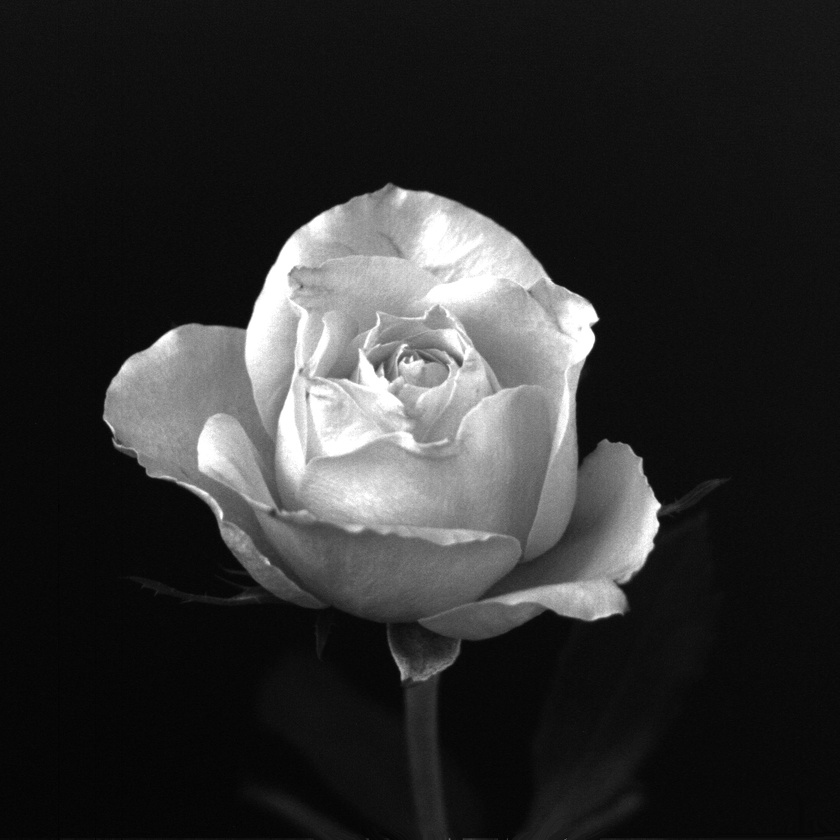
#> input picture EXERCISE4/q1.jpg, 840 x 840 px, shrunk from 1024 x 1024 before the run
$ python 1a.py
#> lines starting #> are read from the running program, lines starting #| are printed output that depends on the picture
import math

import numpy as np

import matplotlib.pyplot as plt

import cv2

from pylab import *


def make_array(num,bits):

	arr=np.zeros((bits,),dtype=int)
	i=bits-1
	while i>=0:
		arr[i]=num%2
		num=num/2
		i=i-1
	return arr


def count_overlap(a,b,bits):
	count=0
	for i in range(bits):
		if a[i]==b[i] and a[i]==1:
			count=count+1
	return count

img=cv2.imread('q1.jpg',0)
#> img is the input picture: shape (840, 840); min 0, max 255, mean 46.8
print("IMAGE")
print(img)
#> (printed output is left out)

WB=np.zeros(img.shape,dtype=float64)

n=img.shape[0]
#> n = 840
bits=int (math.log(n,2))
#> bits = 9

for x in range(n):
	x_t=np.flipud(make_array(x,bits))
	for y in range(n):
		if count_overlap(make_array(y,bits),x_t,bits)%2==0:
			WB[x][y]=1/n
		else:
			WB[x][y]=-1/n
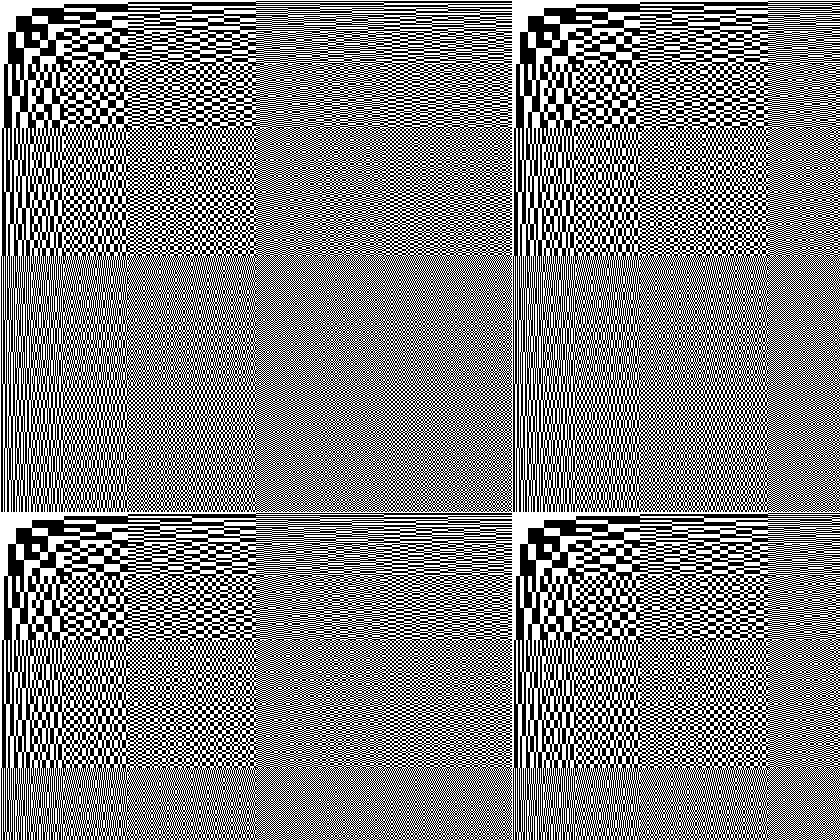
#> WB: shape (840, 840) float64; values -0.00119 (black) and 0.00119 (white), 50.1% white; black in thin lines or dots
print("WALSH BASIS")
print(WB)
#> (printed output is left out)

WT=np.dot(np.dot(WB,img),WB)
print("WALSH TRANSFORM")
print(WT)
#> (printed output is left out)
recons=np.dot(np.dot(WB,WT),WB)*(n*n)
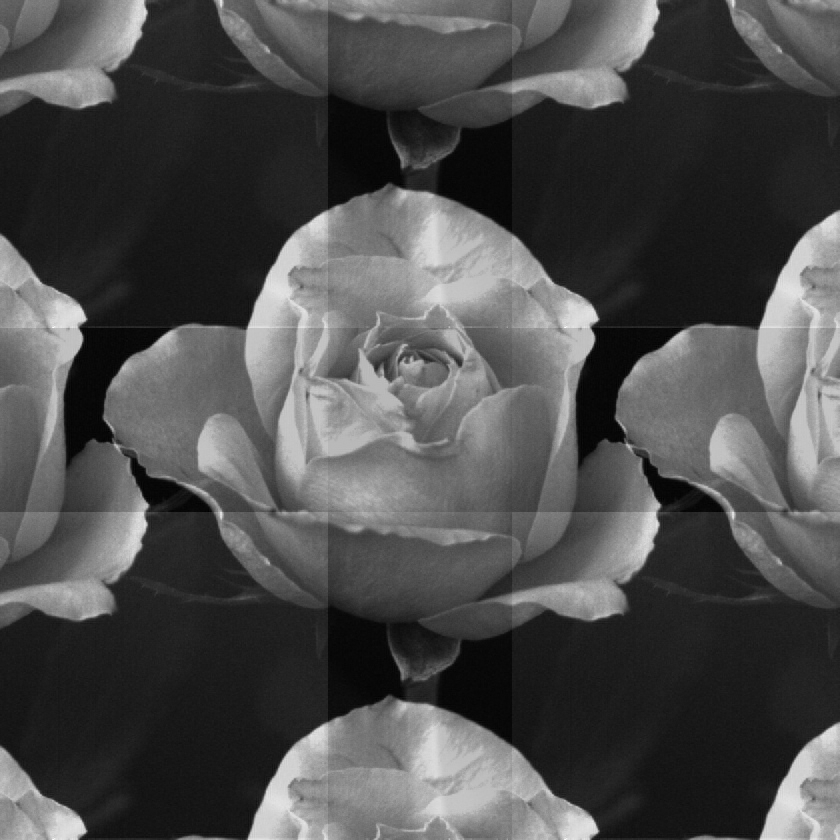
#> recons: shape (840, 840) float64; min 17.14, max 515.3, mean 167.9; drawn with min black and max white
print("RECONSTRUCTION")
print(recons)
#> (printed output is left out)
cv2.imwrite("1a_basis.jpg",WB*255*255)
cv2.imwrite("1a.jpg",WT*n*n)
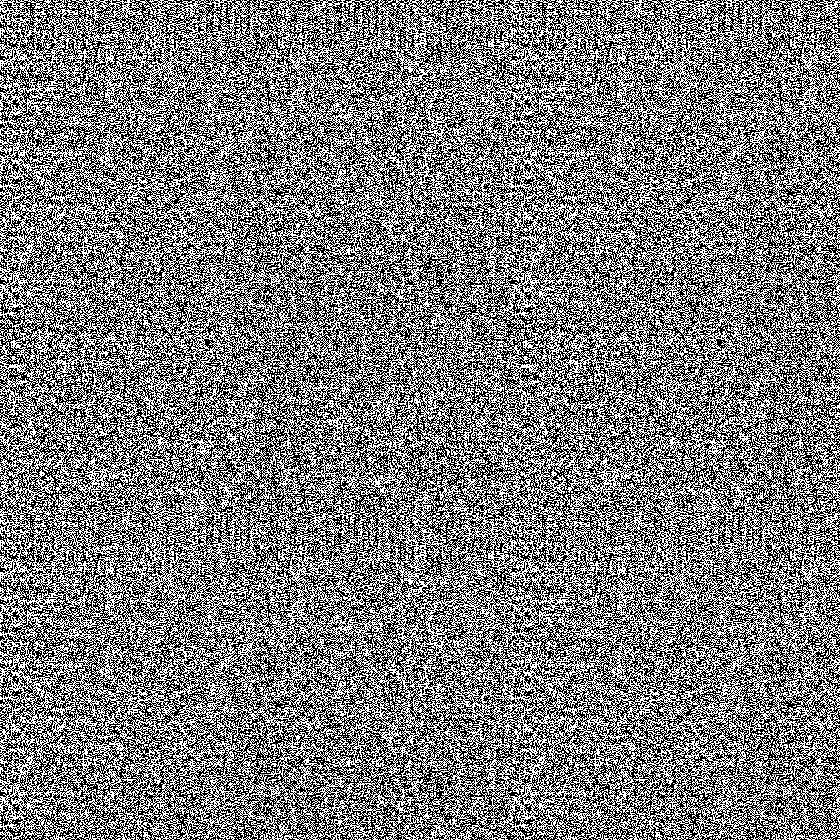
#> saved as 1a.jpg: shape (840, 840); min 0, max 255, mean 123.9
cv2.imwrite("1a_reconstruction.jpg",recons)
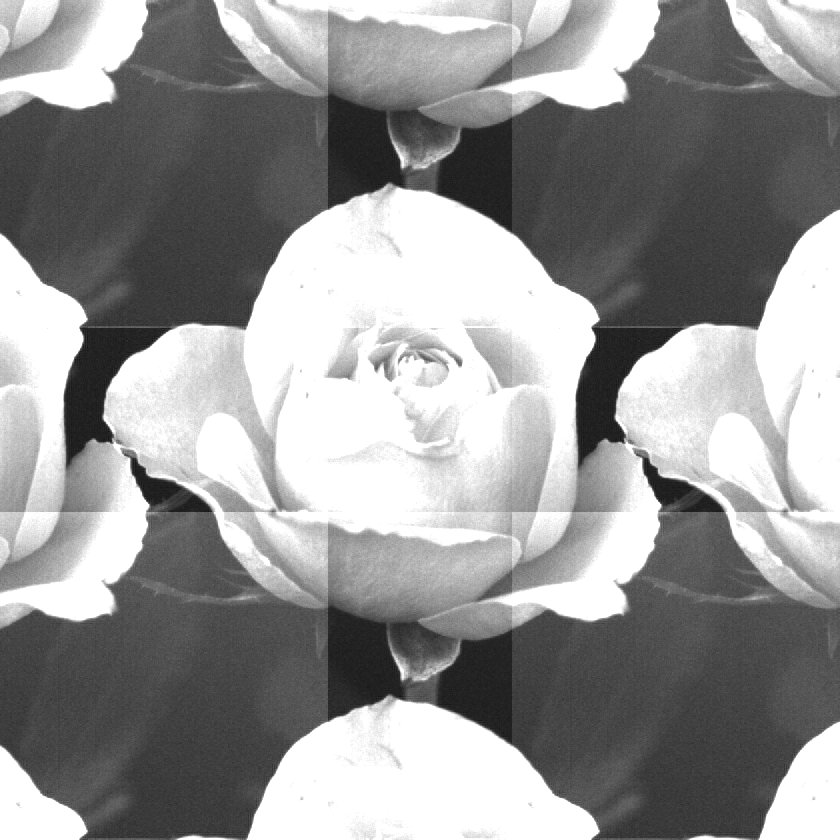
#> saved as 1a_reconstruction.jpg: shape (840, 840); min 17, max 255, mean 149
